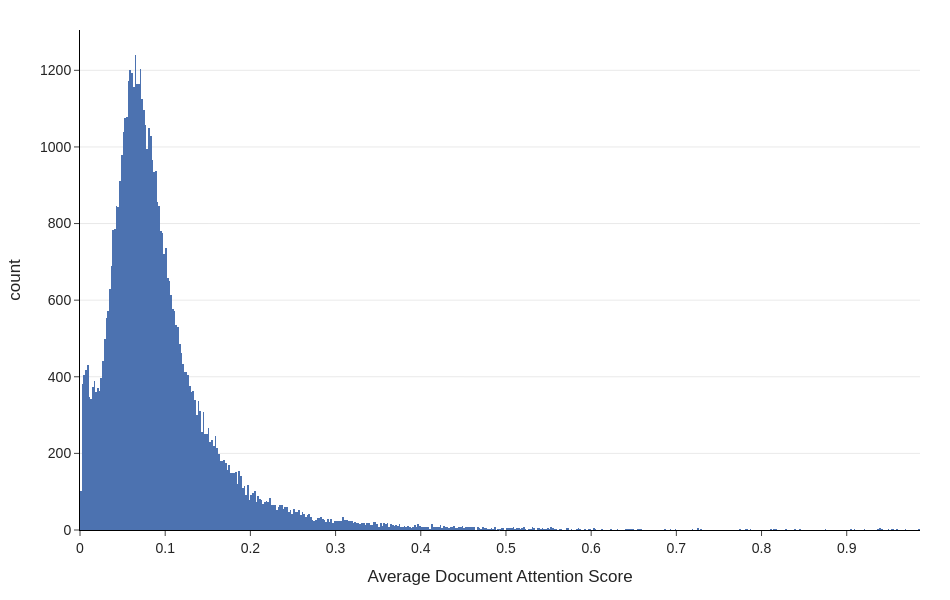

Here is the notebook cell this chart was saved with:
### Code cell
fig = px.histogram(
    data_frame=entities_df,
    x='avg_Score'
)

fig = style_paper_plot(fig)
fig.update_layout(xaxis_title="Average Document Attention Score")

fig.show()

### Figure 1 — Plotly figure (JSON) as saved in the notebook; plotly's stock layout.template omitted (floating-point values rounded to 4 significant figures; data arrays with more than 128 entries replaced by an {"elided": "..."} marker saying what was removed)
{"data": [{"bingroup": "x", "hovertemplate": "avg_Score=%{x}<br>count=%{y}<extra></extra>", "legendgroup": "", "marker": {"color": "rgb(76,114,176)", "pattern": {"shape": ""}}, "name": "", "orientation": "v", "showlegend": false, "type": "histogram", "x": {"elided": "58198 float values"}, "xaxis": "x", "yaxis": "y"}], "layout": {"barmode": "relative", "font": {"family": "Arial", "size": 14}, "height": 600, "legend": {"tracegroupgap": 0}, "margin": {"b": 70, "l": 80, "r": 30, "t": 30}, "paper_bgcolor": "white", "plot_bgcolor": "white", "width": 950, "xaxis": {"anchor": "y", "domain": [0, 1], "linecolor": "black", "linewidth": 1, "showgrid": false, "showline": true, "ticks": "outside", "title": {"text": "Average Document Attention Score"}, "zeroline": false}, "yaxis": {"anchor": "x", "domain": [0, 1], "gridcolor": "lightgray", "gridwidth": 0.5, "linecolor": "black", "linewidth": 1, "showgrid": true, "showline": true, "ticks": "outside", "title": {"text": "count"}, "zeroline": false}}}
